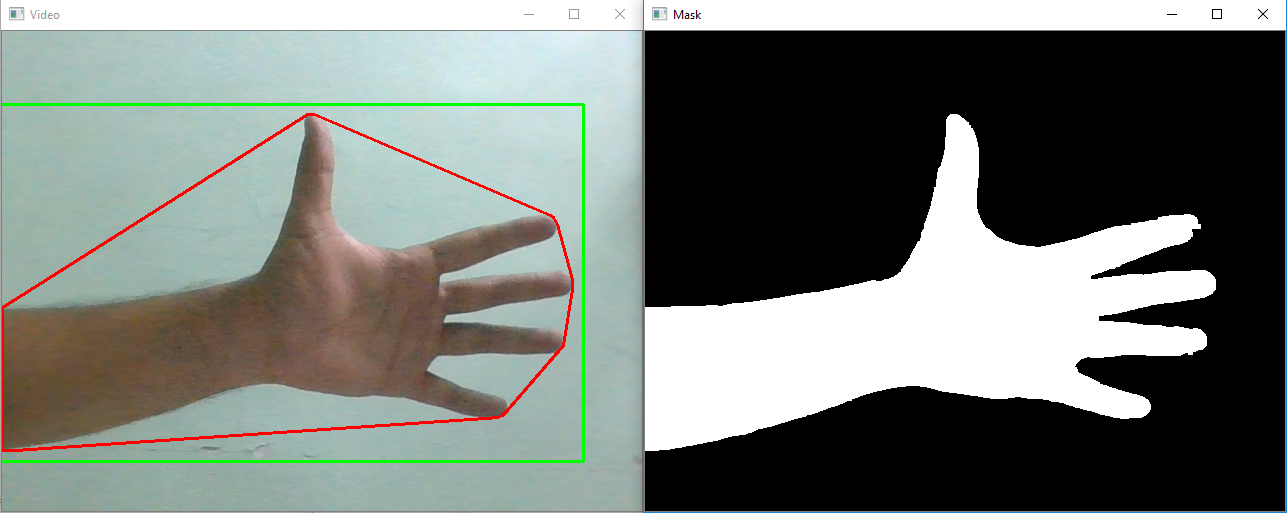
#> input picture Sample.png, 1287 x 513 px, given in place of the camera
$ python Detection.py
#> lines starting #> are read from the running program, lines starting #| are printed output that depends on the picture; after the words box and inside, x2 and y2 are one past the last pixel; in counts of white or black regions, pixels touching at a corner belong together
import numpy as np
import cv2

def blackout(frame,gray):
    '''
    Removes the face from the passed frame using haar cascades
    '''
    face_cascade = cv2.CascadeClassifier('haarcascade_frontalface_default.xml')
    faces = face_cascade.detectMultiScale(gray,1.2,1)
    for (x,y,w,h) in faces:
        #Blacking out the face
        frame[y:y+h+50,x:x+w] = 0
    return frame

#To capture from primary webcam
cap = cv2.VideoCapture(0)

while True:
    _,frame = cap.read()
#> frame is the input picture: shape (513, 1287, 3); mean B, G, R 119.1, 124.2, 118.3
    frame_wof=np.copy(frame)
    gray = cv2.cvtColor(frame,cv2.COLOR_BGR2GRAY)
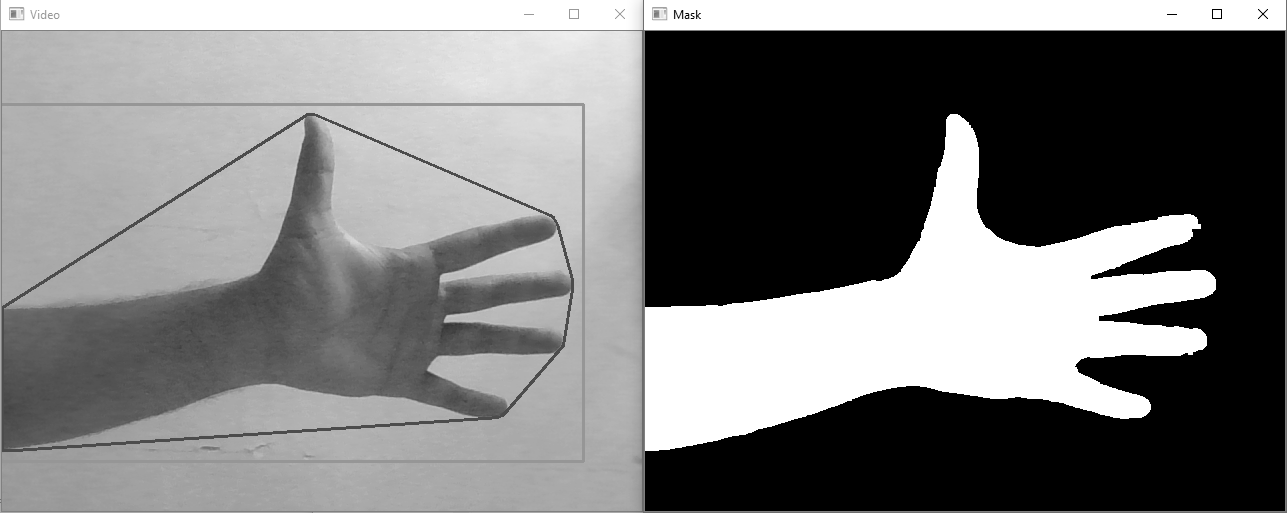
#> gray: shape (513, 1287); min 0, max 255, mean 121.9
    #Removing the face
    frame_wof = blackout(frame_wof,gray)
#> in blackout, `faces = face_cascade.detectMultiScale(gray,1.2,1)`: faces = ()
    #Converting the color scheme
    hsv = cv2.cvtColor(cv2.medianBlur(frame_wof,15),cv2.COLOR_BGR2HSV)
#> hsv: shape (513, 1287, 3); mean H, S, V 31.5, 21.7, 127.9

    lower = np.array([0, 10, 60])     #Lower range of HSV color
    upper = np.array([40, 165, 255])  #Upper range of HSV color
    #Creating the mask
    mask = cv2.inRange(hsv,lower,upper)
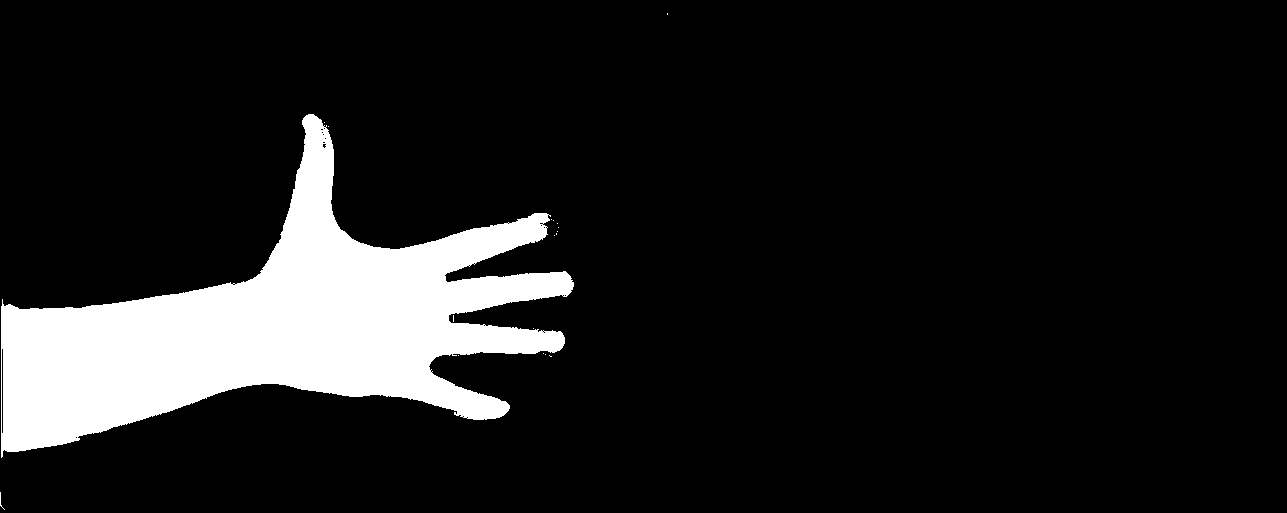
#> mask: shape (513, 1287); 11.5% white; 18 white regions (17 under 20 px), largest, box (x1, y1, x2, y2) and area: (1, 114, 574, 458) 75754
    #Removing noise form the mask
    mask = cv2.dilate(mask,None,iterations=2)
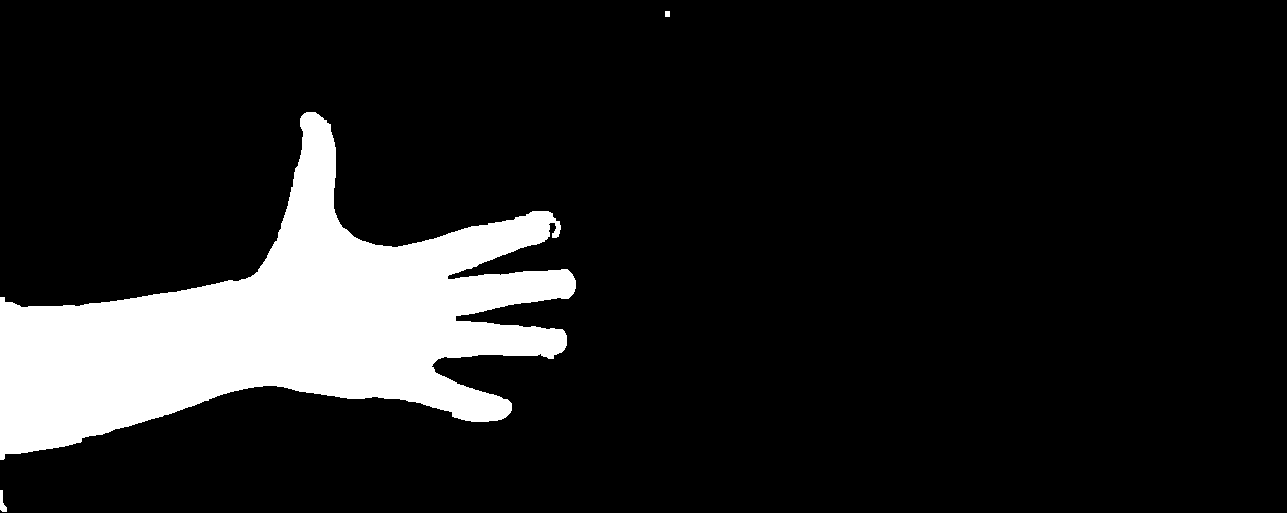
#> mask: shape (513, 1287); 12.3% white; 3 white regions

    #Extracting contours from the mask
    cnts,_ = cv2.findContours(mask.copy(),cv2.RETR_EXTERNAL,cv2.CHAIN_APPROX_SIMPLE)
#> cnts = 3 contours; box (x1, y1, x2, y2) and area: (0, 112, 576, 460) 80292, (0, 490, 7, 512) 65, (665, 11, 670, 17) 20
    if len(cnts) > 0:
        for c in cnts:
            #To prevent the detection of the noise
            if cv2.contourArea(c) > 8000:
                #Fixing covex defect
                hull = cv2.convexHull(c)
                #Drawing the contours
                cv2.drawContours(frame,[hull],0,(0,0,255),2)
                #Creating the bounding rectangel
                x,y,w,h = cv2.boundingRect(hull)
                cv2.rectangle(frame,(x-10,y-10),(x+w+10,y+h+10),(0,255,0),2)
#> this loop made 3 passes
#> (x, y, w, h) on pass 2: (0, 112, 576, 348)
#> c on pass 3: [[665, 11], [665, 16], [669, 16], [669, 11]]
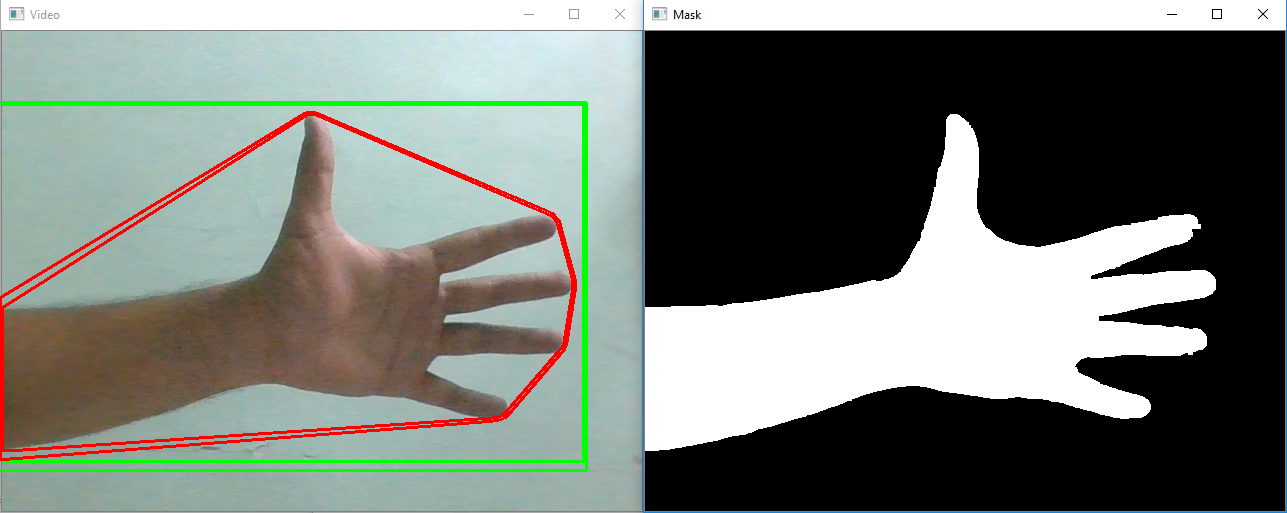
#> frame: shape (513, 1287, 3); mean B, G, R 116.9, 123.4, 117.9
    #Showing the mask
    cv2.imshow("Video",frame)
    cv2.imshow("Mask",mask)

    if cv2.waitKey(1)& 0xFF == ord('q'):
#> (key q is pressed here)
        break
#Releasing the camera
cap.release()
cv2.destroyAllWindows()
